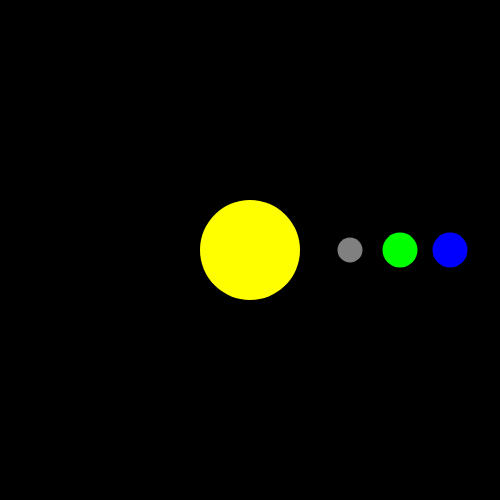
Frame 1 (no input)
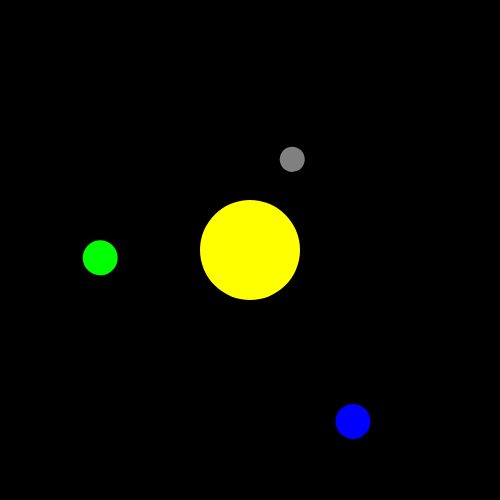
Frame 60 (no input)
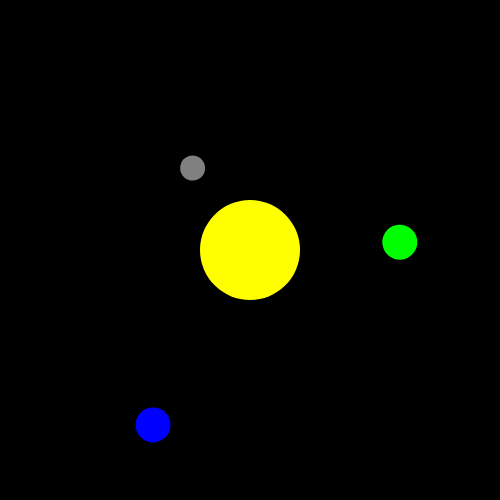
Frame 120 (the mouse pressed at the canvas centre since frame 60)

The p5.js sketch that drew these frames (run headless with seeded random() and noise() and a simulated clock; from frame 60 on, the mouse is pressed at the canvas centre):

// p5.js sketch
// ── sketch.js
// angle variable to keep track of rotation
let angleMercury = 0
let angleVenus = 0
let angleEarth = 0

function setup() {
  createCanvas(500, 500);

  // no strokes on our shapes
  noStroke();
}


function draw() {
  // erase the background of the canvas
  background(0)

  // draw the sun
  fill(255,255,0)
  ellipse(250,250,100,100);

  // MERCURY

  // store the current drawing matrix
  push()

  // move the origin to the middle of the sun
  translate(250, 250);

  // rotate using our angle variable for mercury
  rotate( radians(angleMercury) )

  // draw mercury here
  fill(128)
  ellipse(100,0,25,25)

  // restore the previous drawing matrix
  pop()

  // update the angle variable for the next draw cycle
  angleMercury += 5




  // VENUS

  // store the current drawing matrix
  push()

  // move the origin to the middle of the sun
  translate(250, 250);

  // rotate using our angle variable for mercury
  rotate( radians(angleVenus) )

  // draw venus here
  fill(0,255,0)
  ellipse(150,0,35,35)

  // restore the previous drawing matrix
  pop()

  // update the angle variable for the next draw cycle
  angleVenus += 3



  // EARTH

  // store the current drawing matrix
  push()

  // move the origin to the middle of the sun
  translate(250, 250);

  // rotate using our angle variable for mercury
  rotate( radians(angleEarth) )

  // draw earth here
  fill(0,0,255)
  ellipse(200,0,35,35)

  // restore the previous drawing matrix
  pop()

  // update the angle variable for the next draw cycle
  angleEarth += 1  
}
